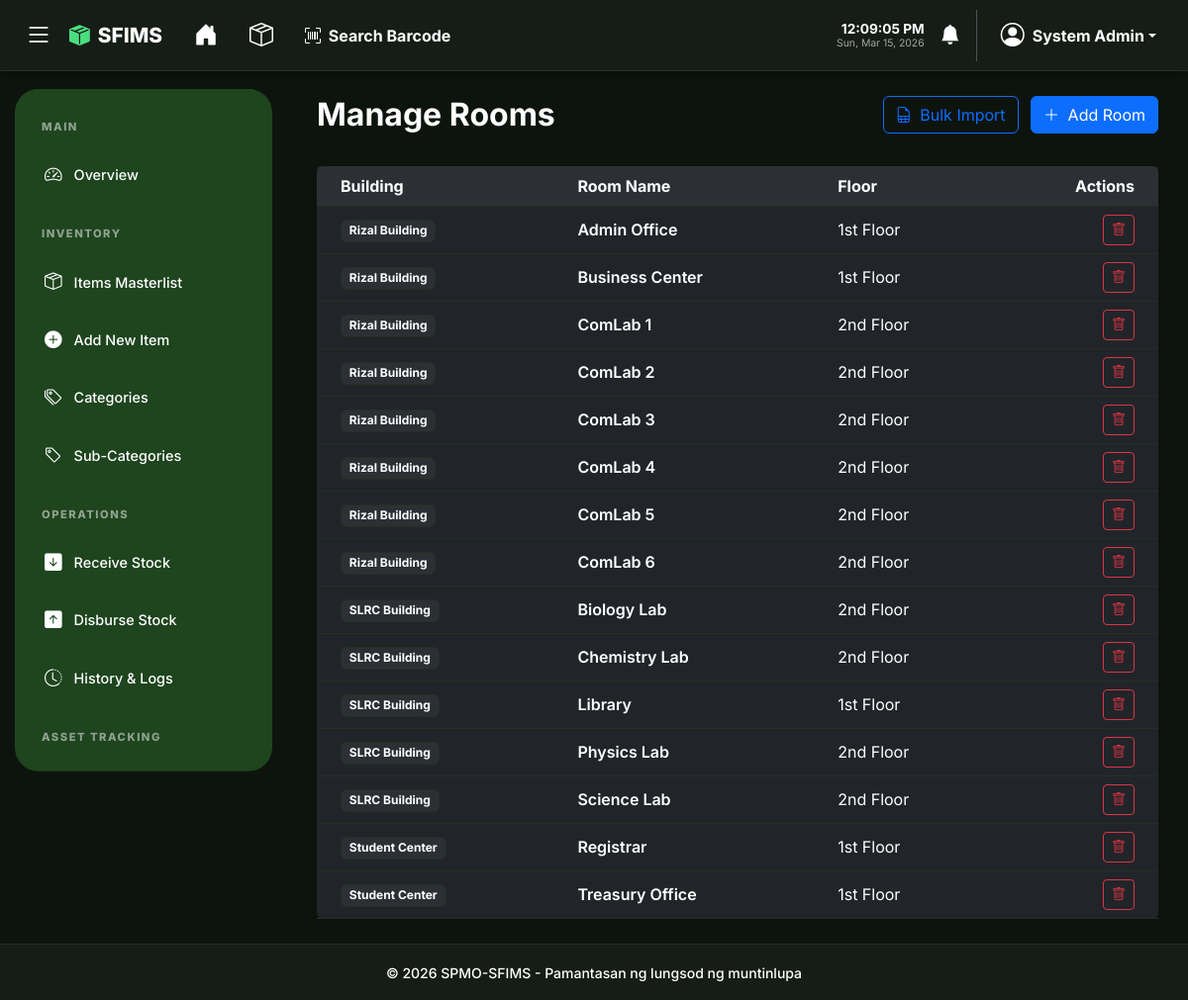
/admin/rooms.php (signed in), run on the app's committed database.
### tables this page shows
CREATE TABLE IF NOT EXISTS rooms (
    id INT AUTO_INCREMENT PRIMARY KEY,
    building_id INT NOT NULL,
    name VARCHAR(100) NOT NULL,
    floor VARCHAR(50),
    created_at TIMESTAMP DEFAULT CURRENT_TIMESTAMP,
    FOREIGN KEY (building_id) REFERENCES buildings(id) ON DELETE CASCADE
);

CREATE TABLE IF NOT EXISTS buildings (
    id INT AUTO_INCREMENT PRIMARY KEY,
    name VARCHAR(100) NOT NULL UNIQUE,
    created_at TIMESTAMP DEFAULT CURRENT_TIMESTAMP
);

### config/app.php (called while the page is built, shortened)
<?php
function h($string)
{
    return htmlspecialchars($string, ENT_QUOTES, 'UTF-8');
}

### admin/rooms.php (the view, shortened to what this page needs)
<?php
require_once '../config/app.php';
$db = Database::getInstance();
$rooms = $db->query("SELECT r.*, b.name as building_name FROM rooms r JOIN buildings b ON r.building_id = b.id ORDER BY b.name ASC, r.name ASC")->fetchAll();
require_once '../partials/header.php';
?>
<div class="row mb-4">
    <div class="col-md-6">
        <h2 class="fw-bold">Manage Rooms</h2>
    </div>
    <div class="col-md-6 text-end">
        <?php if ($_SESSION['role'] === 'Admin'): ?>
            <a href="import_master.php?type=rooms" class="btn btn-outline-primary me-2">
                <i class="bi bi-file-earmark-spreadsheet me-1"></i> Bulk Import
            </a>
            <button type="button" class="btn btn-primary" data-bs-toggle="modal" data-bs-target="#addRoomModal">
                <i class="bi bi-plus-lg me-1"></i> Add Room
            </button>
        <?php endif; ?>
    </div>
</div>
<div class="card shadow-sm border-0">
    <div class="card-body p-0">
        <div class="table-responsive">
            <table class="table table-hover align-middle mb-0">
                <thead class="bg-light">
                    <tr>
                        <th class="ps-4">Building</th>
                        <th>Room Name</th>
                        <th>Floor</th>
                        <?php if ($_SESSION['role'] === 'Admin'): ?>
                            <th class="text-end pe-4">Actions</th>
                        <?php endif; ?>
                    </tr>
                </thead>
                <tbody>
                    <?php if ($rooms): ?>
                        <?php foreach ($rooms as $r): ?>
                            <tr>
                                <td class="ps-4">
                                    <span class="badge bg-light text-dark border"><?php echo h($r['building_name']); ?></span>
                                </td>
                                <td class="fw-semibold"><?php echo h($r['name']); ?></td>
                                <td><?php echo h($r['floor'] ?: '--'); ?></td>
                                <?php if ($_SESSION['role'] === 'Admin'): ?>
                                    <td class="text-end pe-4">
                                        <form method="POST" action="" class="d-inline">
                                            <button type="submit" class="btn btn-sm btn-outline-danger" onclick="return confirm('Are you sure you want to delete this room?')">
                                                <i class="bi bi-trash"></i>
                                            </button>
                                        </form>
                                    </td>
                                <?php endif; ?>
                            </tr>
                        <?php endforeach; ?>
                    <?php else: ?>
                        <tr>
                            <td colspan="4" class="text-center py-4 text-muted">No rooms found.</td>
                        </tr>
                    <?php endif; ?>
                </tbody>
            </table>
        </div>
    </div>
</div>
<?php require_once '../partials/footer.php'; ?>

### partials/header.php (style rules this page uses)
*, *::before, *::after { transition: background-color 0.3s ease, border-color 0.3s ease, color 0.3s ease, box-shadow 0.3s ease; }
:root { --sfims-bg: #f3f7f4; --sfims-card-bg: #ffffff; --sfims-text: #1e3a1a; --sfims-border: #dce3dc; --sfims-green: #1e451e; --sfims-accent: #2d5a27; --sfims-input-bg: #ffffff; --header-dark: #ffffff; --sidebar-width: 260px; --sidebar-collapsed-width: 84px; --nav-shadow: rgba(0, 0, 0, 0.05); --sidebar-text: rgba(255, 255, 255, 0.85); --dropdown-header-text: #6c757d; }
[data-theme="dark"] { --sfims-bg: #0d140e; --sfims-card-bg: #151d16; --sfims-text: #ffffff; --sfims-border: #242f25; --sfims-green: #1e451e; --sfims-input-bg: #2a332b; --header-dark: #151d16; --nav-shadow: rgba(0, 0, 0, 0.4); --sfims-accent: #ffffff; --sidebar-text: #ffffff; --dropdown-header-text: #cbd5e1; }
body { background-color: var(--sfims-bg) !important; color: var(--sfims-text) !important; font-family: 'Inter', sans-serif; min-height: 100vh; margin: 0; display: flex; flex-direction: column; overflow-x: hidden; }
[data-theme="dark"] .bg-light { background-color: rgba(255, 255, 255, 0.05) !important; color: var(--sfims-text) !important; }
[data-theme="dark"] .text-dark, [data-theme="dark"] .text-black, [data-theme="dark"] h1, [data-theme="dark"] h2, [data-theme="dark"] h3, [data-theme="dark"] h4, [data-theme="dark"] h5, [data-theme="dark"] h6, [data-theme="dark"] .card-title, [data-theme="dark"] .modal-title, [data-theme="dark"] .nav-tabs .nav-link { color: #ffffff !important; }
[data-theme="dark"] ::placeholder { color: #64748b !important; opacity: 1 !important; }
[data-theme="dark"] .table { --bs-table-bg: transparent; --bs-table-color: var(--sfims-text); --bs-table-border-color: var(--sfims-border); color: var(--sfims-text); }
.btn-group, td.text-end, td:last-child { white-space: nowrap; }
[data-theme="dark"] .border-bottom, [data-theme="dark"] .border-top, [data-theme="dark"] .border { border-color: var(--sfims-border) !important; }
[data-theme="dark"] p, [data-theme="dark"] span, [data-theme="dark"] label { color: inherit; }

### data on the page
rooms: building.name "Rizal Building", name "Admin Office", floor "1st Floor"
rooms: building.name "Rizal Building", name "Business Center", floor "1st Floor"
rooms: building.name "Rizal Building", name "ComLab 1", floor "2nd Floor"
rooms: building.name "Rizal Building", name "ComLab 2", floor "2nd Floor"
rooms: building.name "Rizal Building", name "ComLab 3", floor "2nd Floor"
rooms: building.name "Rizal Building", name "ComLab 4", floor "2nd Floor"
rooms: building.name "Rizal Building", name "ComLab 5", floor "2nd Floor"
rooms: building.name "Rizal Building", name "ComLab 6", floor "2nd Floor"
rooms: building.name "SLRC Building", name "Biology Lab", floor "2nd Floor"
rooms: building.name "SLRC Building", name "Chemistry Lab", floor "2nd Floor"
rooms: building.name "SLRC Building", name "Library", floor "1st Floor"
rooms: building.name "SLRC Building", name "Physics Lab", floor "2nd Floor"
rooms: building.name "SLRC Building", name "Science Lab", floor "2nd Floor"
rooms: building.name "Student Center", name "Registrar", floor "1st Floor"
rooms: building.name "Student Center", name "Treasury Office", floor "1st Floor"

### other printed values
$_SESSION['full_name'] "System Admin"
